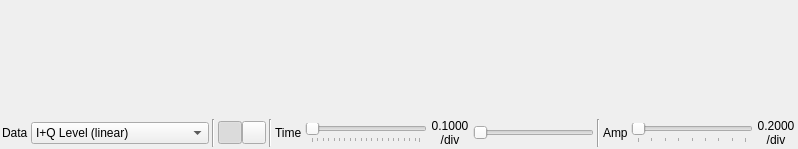
<?xml version="1.0" encoding="UTF-8"?>
<ui version="4.0">
 <class>ScopeWindow</class>
 <widget class="QWidget" name="ScopeWindow">
  <property name="geometry">
   <rect>
    <x>0</x>
    <y>0</y>
    <width>798</width>
    <height>149</height>
   </rect>
  </property>
  <property name="windowTitle">
   <string>Oscilloscope</string>
  </property>
  <layout class="QVBoxLayout" name="verticalLayout">
   <property name="spacing">
    <number>3</number>
   </property>
   <property name="margin">
    <number>0</number>
   </property>
   <item>
    <widget class="GLScope" name="scope" native="true">
     <property name="sizePolicy">
      <sizepolicy hsizetype="Expanding" vsizetype="Expanding">
       <horstretch>0</horstretch>
       <verstretch>0</verstretch>
      </sizepolicy>
     </property>
     <property name="minimumSize">
      <size>
       <width>32</width>
       <height>32</height>
      </size>
     </property>
    </widget>
   </item>
   <item>
    <layout class="QHBoxLayout" name="horizontalLayout">
     <property name="spacing">
      <number>3</number>
     </property>
     <property name="margin">
      <number>2</number>
     </property>
     <item>
      <widget class="QLabel" name="label">
       <property name="text">
        <string>Data</string>
       </property>
      </widget>
     </item>
     <item>
      <widget class="QComboBox" name="displayMode">
       <property name="sizePolicy">
        <sizepolicy hsizetype="Minimum" vsizetype="Fixed">
         <horstretch>0</horstretch>
         <verstretch>0</verstretch>
        </sizepolicy>
       </property>
       <property name="sizeAdjustPolicy">
        <enum>QComboBox::AdjustToContentsOnFirstShow</enum>
       </property>
       <item>
        <property name="text">
         <string>I+Q Level (linear)</string>
        </property>
       </item>
       <item>
        <property name="text">
         <string>Magnitude (linear) + Phase</string>
        </property>
       </item>
       <item>
        <property name="text">
         <string>Magnitude (dB) + Phase</string>
        </property>
       </item>
       <item>
        <property name="text">
         <string>Derived 1st + 2nd order</string>
        </property>
       </item>
       <item>
        <property name="text">
         <string>Cyclostationary</string>
        </property>
       </item>
      </widget>
     </item>
     <item>
      <widget class="Line" name="line">
       <property name="orientation">
        <enum>Qt::Vertical</enum>
       </property>
      </widget>
     </item>
     <item>
      <layout class="QHBoxLayout" name="horizontalLayout_2">
       <property name="spacing">
        <number>0</number>
       </property>
       <item>
        <widget class="QToolButton" name="horizView">
         <property name="toolTip">
          <string>Horizontal display arrangement</string>
         </property>
         <property name="text">
          <string/>
         </property>
         <property name="icon">
          <iconset resource="../resources/res.qrc">
           <normaloff>:/horizontal.png</normaloff>:/horizontal.png</iconset>
         </property>
         <property name="iconSize">
          <size>
           <width>16</width>
           <height>16</height>
          </size>
         </property>
         <property name="checkable">
          <bool>true</bool>
         </property>
         <property name="checked">
          <bool>true</bool>
         </property>
        </widget>
       </item>
       <item>
        <widget class="QToolButton" name="vertView">
         <property name="toolTip">
          <string>Vertical display arrangement</string>
         </property>
         <property name="text">
          <string/>
         </property>
         <property name="icon">
          <iconset resource="../resources/res.qrc">
           <normaloff>:/vertical.png</normaloff>:/vertical.png</iconset>
         </property>
         <property name="iconSize">
          <size>
           <width>16</width>
           <height>16</height>
          </size>
         </property>
         <property name="checkable">
          <bool>true</bool>
         </property>
        </widget>
       </item>
      </layout>
     </item>
     <item>
      <widget class="Line" name="line_3">
       <property name="orientation">
        <enum>Qt::Vertical</enum>
       </property>
      </widget>
     </item>
     <item>
      <widget class="QLabel" name="label_2">
       <property name="text">
        <string>Time</string>
       </property>
      </widget>
     </item>
     <item>
      <widget class="QSlider" name="time">
       <property name="sizePolicy">
        <sizepolicy hsizetype="MinimumExpanding" vsizetype="Fixed">
         <horstretch>0</horstretch>
         <verstretch>0</verstretch>
        </sizepolicy>
       </property>
       <property name="minimum">
        <number>1</number>
       </property>
       <property name="maximum">
        <number>100</number>
       </property>
       <property name="pageStep">
        <number>5</number>
       </property>
       <property name="orientation">
        <enum>Qt::Horizontal</enum>
       </property>
       <property name="tickPosition">
        <enum>QSlider::TicksBelow</enum>
       </property>
       <property name="tickInterval">
        <number>5</number>
       </property>
      </widget>
     </item>
     <item>
      <widget class="QLabel" name="timeText">
       <property name="minimumSize">
        <size>
         <width>40</width>
         <height>0</height>
        </size>
       </property>
       <property name="text">
        <string>0.1000
/div</string>
       </property>
       <property name="alignment">
        <set>Qt::AlignCenter</set>
       </property>
      </widget>
     </item>
     <item>
      <widget class="QSlider" name="timeOfs">
       <property name="sizePolicy">
        <sizepolicy hsizetype="MinimumExpanding" vsizetype="Fixed">
         <horstretch>0</horstretch>
         <verstretch>0</verstretch>
        </sizepolicy>
       </property>
       <property name="minimum">
        <number>0</number>
       </property>
       <property name="maximum">
        <number>1000</number>
       </property>
       <property name="pageStep">
        <number>10</number>
       </property>
       <property name="orientation">
        <enum>Qt::Horizontal</enum>
       </property>
       <property name="tickPosition">
        <enum>QSlider::NoTicks</enum>
       </property>
       <property name="tickInterval">
        <number>50</number>
       </property>
      </widget>
     </item>
     <item>
      <widget class="Line" name="line_2">
       <property name="orientation">
        <enum>Qt::Vertical</enum>
       </property>
      </widget>
     </item>
     <item>
      <widget class="QLabel" name="label_4">
       <property name="text">
        <string>Amp</string>
       </property>
      </widget>
     </item>
     <item>
      <widget class="QSlider" name="amp">
       <property name="sizePolicy">
        <sizepolicy hsizetype="MinimumExpanding" vsizetype="Fixed">
         <horstretch>0</horstretch>
         <verstretch>0</verstretch>
        </sizepolicy>
       </property>
       <property name="minimum">
        <number>0</number>
       </property>
       <property name="maximum">
        <number>8</number>
       </property>
       <property name="pageStep">
        <number>1</number>
       </property>
       <property name="value">
        <number>0</number>
       </property>
       <property name="orientation">
        <enum>Qt::Horizontal</enum>
       </property>
       <property name="tickPosition">
        <enum>QSlider::TicksBelow</enum>
       </property>
       <property name="tickInterval">
        <number>1</number>
       </property>
      </widget>
     </item>
     <item>
      <widget class="QLabel" name="ampText">
       <property name="minimumSize">
        <size>
         <width>40</width>
         <height>0</height>
        </size>
       </property>
       <property name="text">
        <string>0.2000
/div</string>
       </property>
       <property name="alignment">
        <set>Qt::AlignCenter</set>
       </property>
      </widget>
     </item>
    </layout>
   </item>
  </layout>
 </widget>
 <customwidgets>
  <customwidget>
   <class>GLScope</class>
   <extends>QWidget</extends>
   <header>gui/glscope.h</header>
   <container>1</container>
  </customwidget>
 </customwidgets>
 <resources>
  <include location="../resources/res.qrc"/>
 </resources>
 <connections/>
</ui>
